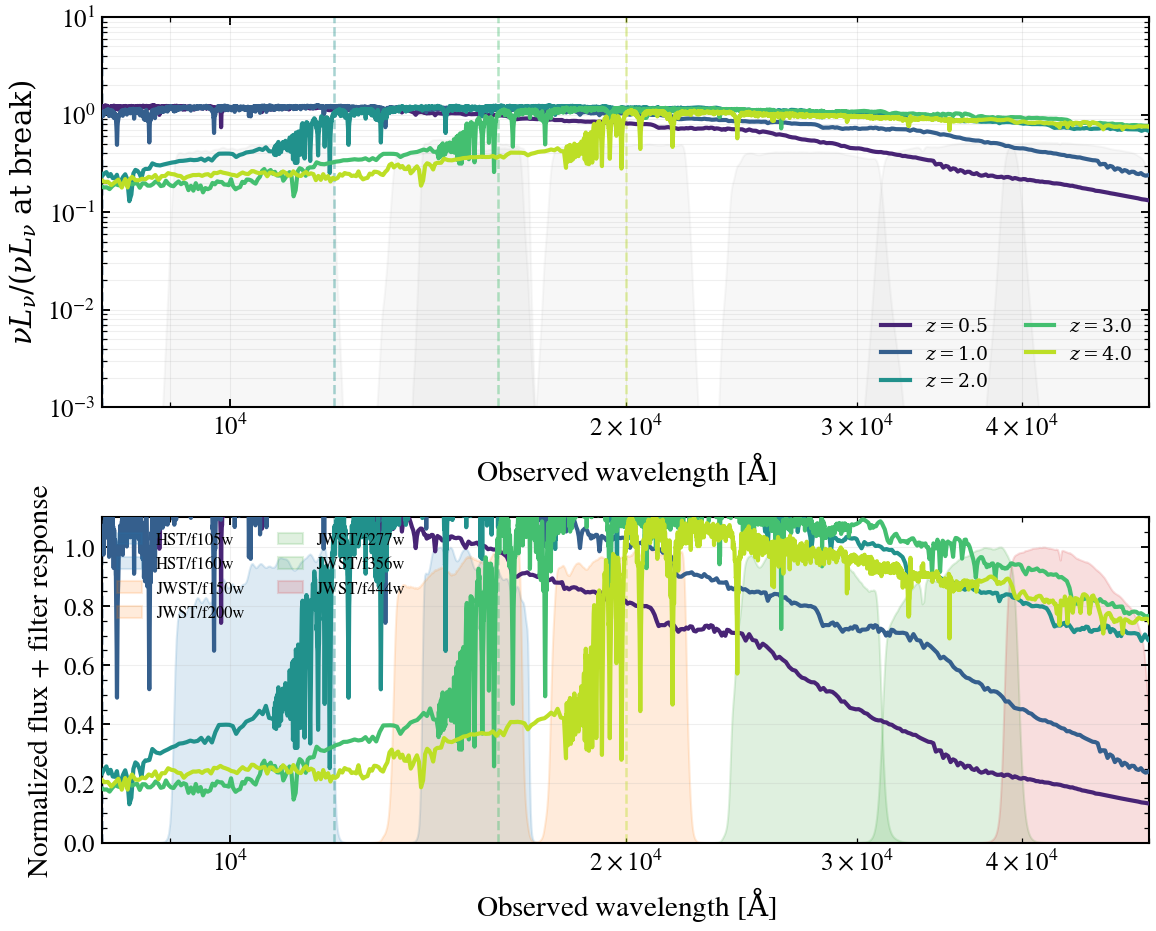

Write the Python code that produced this figure.
"""
Balmer break (4000 Å) position in observed-frame filters vs redshift
====================================================================

The 4000 Å break is a sharp discontinuity in the stellar continuum at the
boundary between the Balmer and Paschen series, caused by hydrogen Lyman
absorption blanketing in the overlying atmosphere. In the rest frame it
sits at 4000 Å for all galaxies. In the observer frame, the break shifts
to longer wavelengths with increasing redshift: z × 4000 Å. This is why
different photometric bands probe the break at different redshifts — the
fundamental principle behind photo-z estimation and dust/age degeneracies.

This example shows how a single 2-Gyr-old stellar population appears across
redshift z = 0.5, 1.0, 2.0, 3.0, 4.0 in the observed frame. The top panel
displays the full nu*F_nu spectrum with HST and JWST filter responses
overlaid. The bottom panel zooms to the 4000 Å break region, showing exactly
where the break lands in each filter set.

Key intuitions this figure makes obvious:

- At z = 0.5, the break lands in HST/WFC3 F105W–F160W (1.0–1.6 µm)
- At z = 1.0, the break has moved into JWST/NIRCam F150W–F200W (1.5–2.0 µm)
- At z = 2.0, the break is now in JWST/NIRCam F277W–F356W (2.8–3.6 µm)
- At higher z, the break escapes the NIR and enters mid-IR (MIRI)
- A dusty low-z galaxy and a dust-free high-z galaxy can have nearly
  identical colors because the dust absorption and the age/dust
  degeneracy at high-z both suppress the blue continuum

Reference: For dust absorption modeling and SED fundamentals, see Calzetti
et al. 2000 (PASP, 112, 1145) and the Bruzual & Charlot 2003 (MNRAS, 344,
1000) SSP synthesis code.
"""

import os

os.environ["TF_CPP_MIN_LOG_LEVEL"] = "2"  # suppress XLA/PjRt C++ INFO+WARNING logs

import warnings

import jax
import matplotlib.pyplot as plt
import numpy as np

import tengri
from tengri.analysis.plotting import setup_style
from tengri.observation.filters import load_filter_set

setup_style()
warnings.filterwarnings("ignore", message=".*BakedInBackend.*")

# Physical constants
C_AA_PER_S = 2.998e18  # Speed of light in Angstrom/second
BALMER_BREAK_REST = 4000.0  # Angstrom, rest-frame 4000 Å break

# Redshifts to display
REDSHIFTS = [0.5, 1.0, 2.0, 3.0, 4.0]
COLORS = plt.cm.viridis(np.linspace(0.1, 0.9, len(REDSHIFTS)))

# Load filters: HST/WFC3 and JWST/NIRCam covering the break across z
FILTER_NAMES = [
    "hst_f105w",
    "hst_f160w",
    "jwst_f150w",
    "jwst_f200w",
    "jwst_f277w",
    "jwst_f356w",
    "jwst_f444w",
]

waves_raw, trans_raw, curves = load_filter_set(FILTER_NAMES)

# Build model: 2-Gyr-old stellar population, no dust
ssp = tengri.load_ssp()

model = tengri.SEDModel.build(
    ssp,
    sfh={
        "type": "tsnorm",
        "*": tengri.FIXED,
        "peak_lbt_gyr": 2.0,
        "width_gyr": 0.5,
        "log_total_mass": 10.0,
        "skew": 0.0,
        "trunc": 13.0,
    },
    dust={"type": "two_component", "*": tengri.FIXED, "tau_diff": 0.0, "tau_bc": 0.0},
    redshift=tengri.Uniform(0.05, 4.5),
)

# Sample parameters once
p_base = dict(model.spec.sample(jax.random.PRNGKey(0)))

# Generate observed-frame SEDs at each redshift
# Use a fine rest-frame wavelength grid and transform to observer frame
wave_rest = np.logspace(2.8, 4.2, 1024)  # 631 Å to 15800 Å rest-frame

seds_obs = {}
for z in REDSHIFTS:
    params = {**p_base, "redshift": float(z)}
    out = model.predict_rest_sed(params)
    wave_rest_out = np.asarray(out.wavelength)
    sed_rest = np.asarray(out.sed)

    # Transform to observer frame
    wave_obs = wave_rest_out * (1.0 + z)
    nu_obs = C_AA_PER_S / wave_obs
    nu_f_nu = nu_obs * sed_rest

    # Store for plotting
    seds_obs[z] = (wave_obs, nu_f_nu)

# Create two-panel figure
fig, (ax_top, ax_bot) = plt.subplots(
    2, 1, figsize=(8.0, 6.5), gridspec_kw={"height_ratios": [1.2, 1.0]}
)

# ============================================================================
# TOP PANEL: Full spectrum with filter transmissions
# ============================================================================

for z, color in zip(REDSHIFTS, COLORS):
    wave_obs, nu_f_nu = seds_obs[z]

    # Normalize to rest-frame 4000 Å break location for visual clarity
    break_obs_wave = BALMER_BREAK_REST * (1.0 + z)
    i_break = np.argmin(np.abs(wave_obs - break_obs_wave))
    nu_f_nu_norm = nu_f_nu / nu_f_nu[i_break]

    ax_top.loglog(wave_obs, nu_f_nu_norm, color=color, lw=2.0, label=f"$z = {z}$", zorder=4)

    # Plot the break location as a vertical dashed line
    ax_top.axvline(break_obs_wave, color=color, ls="--", alpha=0.4, lw=1.2, zorder=2)

# Overlay filter transmissions at low opacity
for curve in curves:
    wave = np.asarray(curve.wave)
    trans = np.asarray(curve.trans)
    ax_top.fill_between(wave, 0, trans, alpha=0.06, color="gray", zorder=1)

ax_top.set(
    xlim=(8000, 5e4),
    ylim=(1e-3, 10),
    xlabel=r"Observed wavelength [$\mathrm{\AA}$]",
    ylabel=r"$\nu L_\nu / (\nu L_\nu \text{ at break})$",
)
ax_top.legend(frameon=False, fontsize=9, loc="lower right", ncol=2)
ax_top.grid(True, alpha=0.2, which="both")

# ============================================================================
# BOTTOM PANEL: Zoomed to the 4000 Å break region
# ============================================================================

for z, color in zip(REDSHIFTS, COLORS):
    wave_obs, nu_f_nu = seds_obs[z]

    # Normalize same way as top panel
    break_obs_wave = BALMER_BREAK_REST * (1.0 + z)
    i_break = np.argmin(np.abs(wave_obs - break_obs_wave))
    nu_f_nu_norm = nu_f_nu / nu_f_nu[i_break]

    # Plot on linear scale, zoomed to the break
    ax_bot.plot(wave_obs, nu_f_nu_norm, color=color, lw=2.0, zorder=4)

    # Vertical dashed line at the 4000 Å break
    ax_bot.axvline(break_obs_wave, color=color, ls="--", alpha=0.4, lw=1.2, zorder=2)

# Overlay filters with stronger visibility
colors_filter = ["#1f77b4", "#1f77b4", "#ff7f0e", "#ff7f0e", "#2ca02c", "#2ca02c", "#d62728"]
labels_shown = set()
for curve, col in zip(curves, colors_filter):
    wave = np.asarray(curve.wave)
    trans = np.asarray(curve.trans)
    # Normalize transmission to peak height for visibility
    trans_norm = trans / (np.max(trans) + 1e-10)
    label = curve.name.replace("hst_", "HST/").replace("jwst_", "JWST/")
    if label not in labels_shown:
        ax_bot.fill_between(wave, 0, trans_norm, alpha=0.15, color=col, label=label, zorder=1)
        labels_shown.add(label)
    else:
        ax_bot.fill_between(wave, 0, trans_norm, alpha=0.15, color=col, zorder=1)

ax_bot.set(
    xlim=(8000, 5e4),
    ylim=(0, 1.1),
    xlabel=r"Observed wavelength [$\mathrm{\AA}$]",
    ylabel=r"Normalized flux + filter response",
)
ax_bot.set_xscale("log")
ax_bot.legend(frameon=False, fontsize=8, loc="upper left", ncol=2)
ax_bot.grid(True, alpha=0.2, which="major")

fig.tight_layout()
plt.savefig("plot_balmer_break_redshift_evolution.png", dpi=150, bbox_inches="tight")
plt.close()

print("Saved: plot_balmer_break_redshift_evolution.png")
